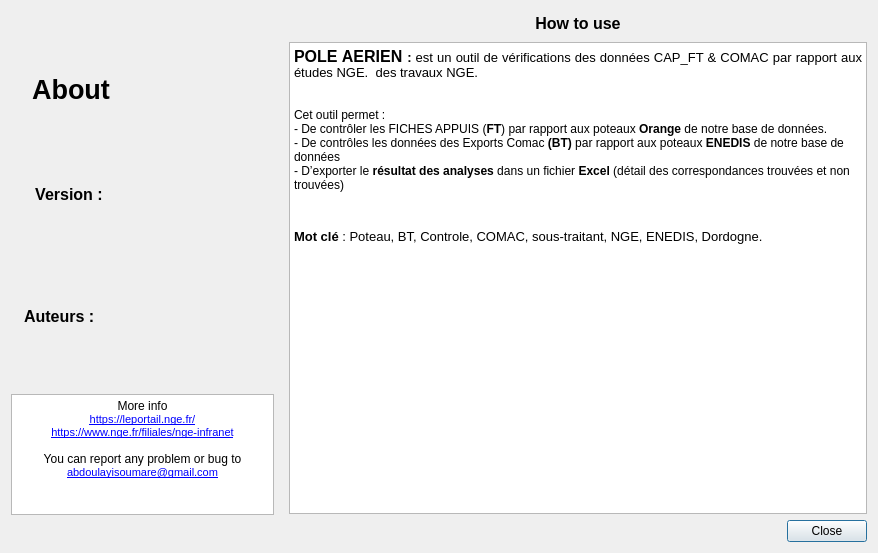
<?xml version="1.0" encoding="UTF-8"?>
<ui version="4.0">
 <class>AboutDialog</class>
 <widget class="QDialog" name="AboutDialog">
  <property name="geometry">
   <rect>
    <x>0</x>
    <y>0</y>
    <width>878</width>
    <height>553</height>
   </rect>
  </property>
  <property name="sizePolicy">
   <sizepolicy hsizetype="Expanding" vsizetype="Expanding">
    <horstretch>0</horstretch>
    <verstretch>0</verstretch>
   </sizepolicy>
  </property>
  <property name="windowTitle">
   <string>POLE AÉRIEN</string>
  </property>
  <property name="windowIcon">
   <iconset>
    <normaloff>icon.png</normaloff>icon.png</iconset>
  </property>
  <layout class="QGridLayout" name="gridLayout">
   <item row="0" column="0">
    <layout class="QVBoxLayout" name="verticalLayout">
     <item>
      <layout class="QHBoxLayout" name="horizontalLayout_3">
       <item>
        <widget class="QLabel" name="about">
         <property name="sizePolicy">
          <sizepolicy hsizetype="Fixed" vsizetype="Fixed">
           <horstretch>0</horstretch>
           <verstretch>0</verstretch>
          </sizepolicy>
         </property>
         <property name="minimumSize">
          <size>
           <width>120</width>
           <height>50</height>
          </size>
         </property>
         <property name="maximumSize">
          <size>
           <width>91</width>
           <height>25</height>
          </size>
         </property>
         <property name="font">
          <font>
           <pointsize>12</pointsize>
           <weight>75</weight>
           <bold>true</bold>
          </font>
         </property>
         <property name="text">
          <string>&lt;!DOCTYPE HTML PUBLIC &quot;-//W3C//DTD HTML 4.0//EN&quot; &quot;http://www.w3.org/TR/REC-html40/strict.dtd&quot;&gt;
&lt;html&gt;&lt;head&gt;&lt;meta name=&quot;qrichtext&quot; content=&quot;1&quot; /&gt;&lt;style type=&quot;text/css&quot;&gt;
p, li { white-space: pre-wrap; }
&lt;/style&gt;&lt;/head&gt;&lt;body style=&quot; font-family:'Sans Serif'; font-size:12pt; font-weight:600; font-style:normal;&quot;&gt;
&lt;p align=&quot;center&quot; style=&quot; margin-top:0px; margin-bottom:0px; margin-left:0px; margin-right:0px; -qt-block-indent:0; text-indent:0px;&quot;&gt;&lt;span style=&quot; font-size:20pt;&quot;&gt;About&lt;/span&gt;&lt;/p&gt;&lt;/body&gt;&lt;/html&gt;</string>
         </property>
        </widget>
       </item>
       <item>
        <widget class="QLabel" name="logo">
         <property name="sizePolicy">
          <sizepolicy hsizetype="Fixed" vsizetype="Fixed">
           <horstretch>0</horstretch>
           <verstretch>0</verstretch>
          </sizepolicy>
         </property>
         <property name="minimumSize">
          <size>
           <width>70</width>
           <height>79</height>
          </size>
         </property>
         <property name="maximumSize">
          <size>
           <width>70</width>
           <height>79</height>
          </size>
         </property>
         <property name="text">
          <string>&lt;!DOCTYPE HTML PUBLIC &quot;-//W3C//DTD HTML 4.0//EN&quot; &quot;http://www.w3.org/TR/REC-html40/strict.dtd&quot;&gt;
&lt;html&gt;&lt;head&gt;&lt;meta name=&quot;qrichtext&quot; content=&quot;1&quot; /&gt;&lt;style type=&quot;text/css&quot;&gt;
p, li { white-space: pre-wrap; }
&lt;/style&gt;&lt;/head&gt;&lt;body style=&quot; font-family:'Sans Serif'; font-size:9pt; font-weight:400; font-style:normal;&quot;&gt;
&lt;p align=&quot;center&quot; style=&quot; margin-top:0px; margin-bottom:0px; margin-left:0px; margin-right:0px; -qt-block-indent:0; text-indent:0px;&quot;&gt;&lt;img src=&quot;:/plugins/PoleAerien/images/logo_NGE.png&quot; /&gt;&lt;/p&gt;&lt;/body&gt;&lt;/html&gt;</string>
         </property>
        </widget>
       </item>
       <item>
        <widget class="QLabel" name="logo_2">
         <property name="sizePolicy">
          <sizepolicy hsizetype="Fixed" vsizetype="Fixed">
           <horstretch>0</horstretch>
           <verstretch>0</verstretch>
          </sizepolicy>
         </property>
         <property name="minimumSize">
          <size>
           <width>70</width>
           <height>79</height>
          </size>
         </property>
         <property name="maximumSize">
          <size>
           <width>70</width>
           <height>79</height>
          </size>
         </property>
         <property name="text">
          <string>&lt;!DOCTYPE HTML PUBLIC &quot;-//W3C//DTD HTML 4.0//EN&quot; &quot;http://www.w3.org/TR/REC-html40/strict.dtd&quot;&gt;
&lt;html&gt;&lt;head&gt;&lt;meta name=&quot;qrichtext&quot; content=&quot;1&quot; /&gt;&lt;style type=&quot;text/css&quot;&gt;
p, li { white-space: pre-wrap; }
&lt;/style&gt;&lt;/head&gt;&lt;body style=&quot; font-family:'Sans Serif'; font-size:9pt; font-weight:400; font-style:normal;&quot;&gt;
&lt;p align=&quot;center&quot; style=&quot; margin-top:0px; margin-bottom:0px; margin-left:0px; margin-right:0px; -qt-block-indent:0; text-indent:0px;&quot;&gt;&lt;img src=&quot;:/plugins/PoleAerien/images/icon_grand.png&quot; /&gt;&lt;/p&gt;&lt;/body&gt;&lt;/html&gt;</string>
         </property>
        </widget>
       </item>
      </layout>
     </item>
     <item>
      <layout class="QHBoxLayout" name="horizontalLayout">
       <item>
        <widget class="QLabel" name="version">
         <property name="sizePolicy">
          <sizepolicy hsizetype="Fixed" vsizetype="Fixed">
           <horstretch>0</horstretch>
           <verstretch>0</verstretch>
          </sizepolicy>
         </property>
         <property name="minimumSize">
          <size>
           <width>90</width>
           <height>25</height>
          </size>
         </property>
         <property name="maximumSize">
          <size>
           <width>90</width>
           <height>25</height>
          </size>
         </property>
         <property name="text">
          <string>&lt;!DOCTYPE HTML PUBLIC &quot;-//W3C//DTD HTML 4.0//EN&quot; &quot;http://www.w3.org/TR/REC-html40/strict.dtd&quot;&gt;
&lt;html&gt;&lt;head&gt;&lt;meta name=&quot;qrichtext&quot; content=&quot;1&quot; /&gt;&lt;style type=&quot;text/css&quot;&gt;
p, li { white-space: pre-wrap; }
&lt;/style&gt;&lt;/head&gt;&lt;body style=&quot; font-family:'Sans Serif'; font-size:9pt; font-weight:400; font-style:normal;&quot;&gt;
&lt;p style=&quot; margin-top:0px; margin-bottom:0px; margin-left:0px; margin-right:0px; -qt-block-indent:0; text-indent:0px;&quot;&gt;&lt;span style=&quot; font-size:12pt; font-weight:600;&quot;&gt;Version :&lt;/span&gt;&lt;/p&gt;&lt;/body&gt;&lt;/html&gt;</string>
         </property>
         <property name="alignment">
          <set>Qt::AlignCenter</set>
         </property>
         <property name="margin">
          <number>0</number>
         </property>
        </widget>
       </item>
       <item>
        <widget class="QLabel" name="version_n">
         <property name="maximumSize">
          <size>
           <width>136</width>
           <height>89</height>
          </size>
         </property>
         <property name="text">
          <string/>
         </property>
        </widget>
       </item>
      </layout>
     </item>
     <item>
      <layout class="QHBoxLayout" name="horizontalLayout_2">
       <item>
        <widget class="QLabel" name="autors">
         <property name="sizePolicy">
          <sizepolicy hsizetype="Fixed" vsizetype="Fixed">
           <horstretch>0</horstretch>
           <verstretch>0</verstretch>
          </sizepolicy>
         </property>
         <property name="minimumSize">
          <size>
           <width>90</width>
           <height>25</height>
          </size>
         </property>
         <property name="maximumSize">
          <size>
           <width>90</width>
           <height>25</height>
          </size>
         </property>
         <property name="text">
          <string>&lt;!DOCTYPE HTML PUBLIC &quot;-//W3C//DTD HTML 4.0//EN&quot; &quot;http://www.w3.org/TR/REC-html40/strict.dtd&quot;&gt;
&lt;html&gt;&lt;head&gt;&lt;meta name=&quot;qrichtext&quot; content=&quot;1&quot; /&gt;&lt;style type=&quot;text/css&quot;&gt;
p, li { white-space: pre-wrap; }
&lt;/style&gt;&lt;/head&gt;&lt;body style=&quot; font-family:'MS Shell Dlg 2'; font-size:8pt; font-weight:400; font-style:normal;&quot;&gt;
&lt;p align=&quot;justify&quot; style=&quot; margin-top:0px; margin-bottom:0px; margin-left:0px; margin-right:0px; -qt-block-indent:0; text-indent:0px;&quot;&gt;&lt;span style=&quot; font-family:'Sans Serif'; font-size:12pt; font-weight:600;&quot;&gt;Auteurs :&lt;/span&gt;&lt;/p&gt;&lt;/body&gt;&lt;/html&gt;</string>
         </property>
        </widget>
       </item>
       <item>
        <widget class="QLabel" name="autors_name">
         <property name="sizePolicy">
          <sizepolicy hsizetype="Fixed" vsizetype="Fixed">
           <horstretch>0</horstretch>
           <verstretch>0</verstretch>
          </sizepolicy>
         </property>
         <property name="minimumSize">
          <size>
           <width>136</width>
           <height>89</height>
          </size>
         </property>
         <property name="maximumSize">
          <size>
           <width>136</width>
           <height>89</height>
          </size>
         </property>
         <property name="text">
          <string/>
         </property>
        </widget>
       </item>
      </layout>
     </item>
     <item>
      <widget class="QTextBrowser" name="textBrowser_3">
       <property name="enabled">
        <bool>true</bool>
       </property>
       <property name="sizePolicy">
        <sizepolicy hsizetype="Fixed" vsizetype="Fixed">
         <horstretch>0</horstretch>
         <verstretch>0</verstretch>
        </sizepolicy>
       </property>
       <property name="minimumSize">
        <size>
         <width>263</width>
         <height>121</height>
        </size>
       </property>
       <property name="maximumSize">
        <size>
         <width>261</width>
         <height>121</height>
        </size>
       </property>
       <property name="lineWidth">
        <number>2</number>
       </property>
       <property name="html">
        <string>&lt;!DOCTYPE HTML PUBLIC &quot;-//W3C//DTD HTML 4.0//EN&quot; &quot;http://www.w3.org/TR/REC-html40/strict.dtd&quot;&gt;
&lt;html&gt;&lt;head&gt;&lt;meta name=&quot;qrichtext&quot; content=&quot;1&quot; /&gt;&lt;style type=&quot;text/css&quot;&gt;
p, li { white-space: pre-wrap; }
&lt;/style&gt;&lt;/head&gt;&lt;body style=&quot; font-family:'MS Shell Dlg 2'; font-size:7.8pt; font-weight:400; font-style:normal;&quot;&gt;
&lt;p align=&quot;center&quot; style=&quot; margin-top:0px; margin-bottom:0px; margin-left:0px; margin-right:0px; -qt-block-indent:0; text-indent:0px;&quot;&gt;&lt;span style=&quot; font-family:'Sans Serif'; font-size:9pt;&quot;&gt;More info&lt;/span&gt;&lt;/p&gt;
&lt;p align=&quot;center&quot; style=&quot; margin-top:0px; margin-bottom:0px; margin-left:0px; margin-right:0px; -qt-block-indent:0; text-indent:0px;&quot;&gt;&lt;a href=&quot;https://leportail.nge.fr/&quot;&gt;&lt;span style=&quot; font-size:8pt; text-decoration: underline; color:#0000ff;&quot;&gt;https://leportail.nge.fr/&lt;/span&gt;&lt;/a&gt;&lt;/p&gt;
&lt;p align=&quot;center&quot; style=&quot; margin-top:0px; margin-bottom:0px; margin-left:0px; margin-right:0px; -qt-block-indent:0; text-indent:0px;&quot;&gt;&lt;a href=&quot;https://www.nge.fr/filiales/nge-infranet&quot;&gt;&lt;span style=&quot; font-size:8pt; text-decoration: underline; color:#0000ff;&quot;&gt;https://www.nge.fr/filiales/nge-infranet&lt;/span&gt;&lt;/a&gt;&lt;/p&gt;
&lt;p align=&quot;center&quot; style=&quot;-qt-paragraph-type:empty; margin-top:0px; margin-bottom:0px; margin-left:0px; margin-right:0px; -qt-block-indent:0; text-indent:0px; font-size:8pt; text-decoration: underline; color:#0000ff;&quot;&gt;&lt;br /&gt;&lt;/p&gt;
&lt;p align=&quot;center&quot; style=&quot; margin-top:0px; margin-bottom:0px; margin-left:0px; margin-right:0px; -qt-block-indent:0; text-indent:0px;&quot;&gt;&lt;span style=&quot; font-family:'Sans Serif'; font-size:9pt;&quot;&gt;You can report any problem or bug to&lt;/span&gt;&lt;/p&gt;
&lt;p align=&quot;center&quot; style=&quot; margin-top:0px; margin-bottom:0px; margin-left:0px; margin-right:0px; -qt-block-indent:0; text-indent:0px;&quot;&gt;&lt;a href=&quot;asoumare@nge.net&quot;&gt;&lt;span style=&quot; font-size:8pt; text-decoration: underline; color:#0000ff;&quot;&gt;abdoulayisoumare@gmail.com&lt;/span&gt;&lt;/a&gt;&lt;/p&gt;&lt;/body&gt;&lt;/html&gt;</string>
       </property>
       <property name="openExternalLinks">
        <bool>true</bool>
       </property>
      </widget>
     </item>
    </layout>
   </item>
   <item row="0" column="1">
    <layout class="QVBoxLayout" name="verticalLayout_2">
     <item>
      <widget class="QLabel" name="label_help">
       <property name="minimumSize">
        <size>
         <width>0</width>
         <height>25</height>
        </size>
       </property>
       <property name="maximumSize">
        <size>
         <width>16777215</width>
         <height>25</height>
        </size>
       </property>
       <property name="text">
        <string>&lt;!DOCTYPE HTML PUBLIC &quot;-//W3C//DTD HTML 4.0//EN&quot; &quot;http://www.w3.org/TR/REC-html40/strict.dtd&quot;&gt;
&lt;html&gt;&lt;head&gt;&lt;meta name=&quot;qrichtext&quot; content=&quot;1&quot; /&gt;&lt;style type=&quot;text/css&quot;&gt;
p, li { white-space: pre-wrap; }
&lt;/style&gt;&lt;/head&gt;&lt;body style=&quot; font-family:'Sans Serif'; font-size:9pt; font-weight:400; font-style:normal;&quot;&gt;
&lt;p align=&quot;center&quot; style=&quot; margin-top:0px; margin-bottom:0px; margin-left:0px; margin-right:0px; -qt-block-indent:0; text-indent:0px;&quot;&gt;&lt;span style=&quot; font-size:12pt; font-weight:600;&quot;&gt;How to use&lt;/span&gt;&lt;/p&gt;&lt;/body&gt;&lt;/html&gt;</string>
       </property>
      </widget>
     </item>
     <item>
      <widget class="QTextBrowser" name="textBrowser_2">
       <property name="font">
        <font>
         <weight>50</weight>
         <bold>false</bold>
        </font>
       </property>
       <property name="html">
        <string>&lt;!DOCTYPE HTML PUBLIC &quot;-//W3C//DTD HTML 4.0//EN&quot; &quot;http://www.w3.org/TR/REC-html40/strict.dtd&quot;&gt;
&lt;html&gt;&lt;head&gt;&lt;meta name=&quot;qrichtext&quot; content=&quot;1&quot; /&gt;&lt;style type=&quot;text/css&quot;&gt;
p, li { white-space: pre-wrap; }
&lt;/style&gt;&lt;/head&gt;&lt;body style=&quot; font-family:'MS Shell Dlg 2'; font-size:7.8pt; font-weight:400; font-style:normal;&quot;&gt;
&lt;p align=&quot;justify&quot; style=&quot; margin-top:0px; margin-bottom:0px; margin-left:0px; margin-right:0px; -qt-block-indent:0; text-indent:0px;&quot;&gt;&lt;span style=&quot; font-family:'Sans Serif'; font-size:12pt; font-weight:600;&quot;&gt;POLE AERIEN &lt;/span&gt;&lt;span style=&quot; font-family:'Sans Serif'; font-size:10pt; font-weight:600;&quot;&gt;:&lt;/span&gt;&lt;span style=&quot; font-family:'Sans Serif'; font-size:10pt;&quot;&gt; est un outil de vérifications des données CAP_FT &amp;amp; COMAC par rapport aux études NGE.  des travaux NGE.&lt;/span&gt;&lt;/p&gt;
&lt;p align=&quot;justify&quot; style=&quot;-qt-paragraph-type:empty; margin-top:0px; margin-bottom:0px; margin-left:0px; margin-right:0px; -qt-block-indent:0; text-indent:0px; font-family:'Sans Serif'; font-size:10pt;&quot;&gt;&lt;br /&gt;&lt;/p&gt;
&lt;p align=&quot;justify&quot; style=&quot;-qt-paragraph-type:empty; margin-top:0px; margin-bottom:0px; margin-left:0px; margin-right:0px; -qt-block-indent:0; text-indent:0px; font-size:8pt;&quot;&gt;&lt;br /&gt;&lt;/p&gt;
&lt;p align=&quot;justify&quot; style=&quot; margin-top:0px; margin-bottom:0px; margin-left:0px; margin-right:0px; -qt-block-indent:0; text-indent:0px;&quot;&gt;&lt;span style=&quot; font-size:9pt;&quot;&gt;Cet outil permet : &lt;/span&gt;&lt;/p&gt;
&lt;p style=&quot; margin-top:0px; margin-bottom:0px; margin-left:0px; margin-right:0px; -qt-block-indent:0; text-indent:0px;&quot;&gt;&lt;span style=&quot; font-size:9pt;&quot;&gt;- De contrôler les FICHES APPUIS (&lt;/span&gt;&lt;span style=&quot; font-size:9pt; font-weight:600;&quot;&gt;FT&lt;/span&gt;&lt;span style=&quot; font-size:9pt;&quot;&gt;) par rapport aux poteaux &lt;/span&gt;&lt;span style=&quot; font-size:9pt; font-weight:600;&quot;&gt;Orange&lt;/span&gt;&lt;span style=&quot; font-size:9pt;&quot;&gt; de notre base de données. &lt;/span&gt;&lt;/p&gt;
&lt;p style=&quot; margin-top:0px; margin-bottom:0px; margin-left:0px; margin-right:0px; -qt-block-indent:0; text-indent:0px;&quot;&gt;&lt;span style=&quot; font-size:9pt;&quot;&gt;- De contrôles les données des Exports Comac &lt;/span&gt;&lt;span style=&quot; font-size:9pt; font-weight:600;&quot;&gt;(BT)&lt;/span&gt;&lt;span style=&quot; font-size:9pt;&quot;&gt; par rapport aux poteaux &lt;/span&gt;&lt;span style=&quot; font-size:9pt; font-weight:600;&quot;&gt;ENEDIS&lt;/span&gt;&lt;span style=&quot; font-size:9pt;&quot;&gt; de notre base de données &lt;/span&gt;&lt;/p&gt;
&lt;p style=&quot; margin-top:0px; margin-bottom:12px; margin-left:0px; margin-right:0px; -qt-block-indent:0; text-indent:0px;&quot;&gt;&lt;span style=&quot; font-size:9pt;&quot;&gt;- D’exporter le &lt;/span&gt;&lt;span style=&quot; font-size:9pt; font-weight:600;&quot;&gt;résultat des analyses&lt;/span&gt;&lt;span style=&quot; font-size:9pt;&quot;&gt; dans un fichier &lt;/span&gt;&lt;span style=&quot; font-size:9pt; font-weight:600;&quot;&gt;Excel&lt;/span&gt;&lt;span style=&quot; font-size:9pt;&quot;&gt; (détail des correspondances trouvées et non trouvées) &lt;/span&gt;&lt;/p&gt;
&lt;p style=&quot;-qt-paragraph-type:empty; margin-top:0px; margin-bottom:12px; margin-left:0px; margin-right:0px; -qt-block-indent:0; text-indent:0px; font-size:8pt;&quot;&gt;&lt;br /&gt;&lt;/p&gt;
&lt;p align=&quot;justify&quot; style=&quot; margin-top:0px; margin-bottom:0px; margin-left:0px; margin-right:0px; -qt-block-indent:0; text-indent:0px;&quot;&gt;&lt;span style=&quot; font-family:'Sans Serif'; font-size:10pt; font-weight:600;&quot;&gt;Mot clé &lt;/span&gt;&lt;span style=&quot; font-family:'Sans Serif'; font-size:10pt;&quot;&gt;: Poteau, BT, Controle, COMAC, sous-traitant, NGE, ENEDIS, Dordogne.&lt;/span&gt;&lt;/p&gt;
&lt;p align=&quot;justify&quot; style=&quot;-qt-paragraph-type:empty; margin-top:0px; margin-bottom:0px; margin-left:0px; margin-right:0px; -qt-block-indent:0; text-indent:0px; font-family:'Sans Serif'; font-size:10pt;&quot;&gt;&lt;br /&gt;&lt;/p&gt;
&lt;p align=&quot;justify&quot; style=&quot;-qt-paragraph-type:empty; margin-top:0px; margin-bottom:0px; margin-left:0px; margin-right:0px; -qt-block-indent:0; text-indent:0px; font-size:8pt;&quot;&gt;&lt;br /&gt;&lt;/p&gt;&lt;/body&gt;&lt;/html&gt;</string>
       </property>
      </widget>
     </item>
     <item>
      <widget class="QDialogButtonBox" name="buttonBox">
       <property name="standardButtons">
        <set>QDialogButtonBox::Close</set>
       </property>
      </widget>
     </item>
    </layout>
   </item>
  </layout>
 </widget>
 <resources/>
 <connections>
  <connection>
   <sender>buttonBox</sender>
   <signal>rejected()</signal>
   <receiver>AboutDialog</receiver>
   <slot>reject()</slot>
   <hints>
    <hint type="sourcelabel">
     <x>337</x>
     <y>615</y>
    </hint>
    <hint type="destinationlabel">
     <x>237</x>
     <y>153</y>
    </hint>
   </hints>
  </connection>
 </connections>
</ui>
